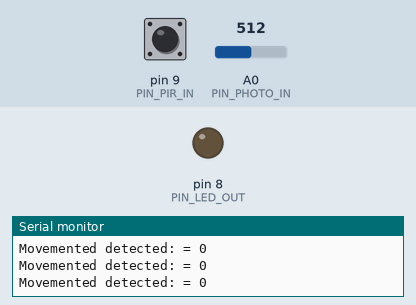
Simulated run of this sketch. Board: Arduino Uno, built with avr-gcc and run on an emulated ATmega328P. On the bench: output pins drawn as LEDs (lit = HIGH), the last lines printed to the serial monitor. Inputs (shaded band) come from the test bench; at power-on: pin 9 (PIN_PIR_IN) LOW, A0 (PIN_PHOTO_IN) = 512.

Above: at 1.2 s.
1.3 s: pin 9 (PIN_PIR_IN) driven HIGH
2.9 s: A0 (PIN_PHOTO_IN) set to 905
4.4 s: A0 (PIN_PHOTO_IN) set to 938
At 5.5 s:
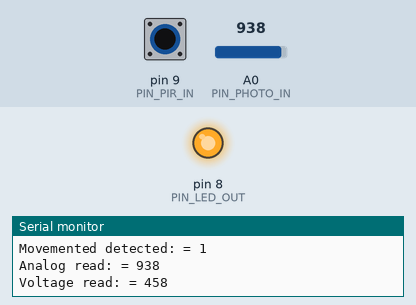
6.0 s: A0 (PIN_PHOTO_IN) set to 900
At 6.6 s:
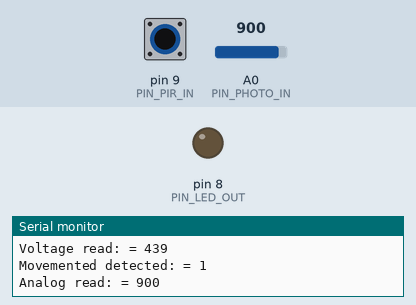
9.0 s: pin 9 (PIN_PIR_IN) driven LOW
12.0 s: pin 9 (PIN_PIR_IN) pulsed HIGH 2 times (0.12 s each, 0.3 s apart)
Timing chart, 0 to 15.0 s (numbered marks = the images above; inputs shaded):
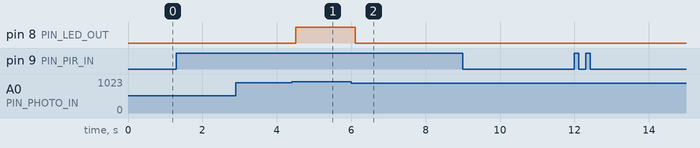

Measured:
- the behaviour switches between 922 and 923 on A0 (PIN_PHOTO_IN) (found by bisection; images 0 and 1)
- after the input at 4.4 s, pin 8 (PIN_LED_OUT): LOW → HIGH after 0.11 s
- after the input at 6.0 s, pin 8 (PIN_LED_OUT): HIGH → LOW after 0.10 s

The sketch:

welcome-light-up.ino
```cpp
// This program requires manual adjustment of the time delay for the movement sensor HC-SR501.
// The diode will light up as long as the sensor outputs HIGH one and the voltage drop on the
// photoresistor indicates that it is dark in the room.

#define PIN_LED_OUT 8
#define PIN_PIR_IN 9
#define PIN_PHOTO_IN A0

const int LIGHT_UP_PERIOD_MS = 5000;

void setup() {
  Serial.begin(9600);
  pinMode(PIN_LED_OUT, OUTPUT);
  pinMode(PIN_PIR_IN, INPUT);
  digitalWrite(PIN_LED_OUT, LOW);
}

bool is_dark() {
  int photo_analog_read = analogRead(PIN_PHOTO_IN);
  int photo_voltage_read = map(photo_analog_read, 0, 1023, 0, 500);
  Serial.print("Analog read: = ");
  Serial.print(photo_analog_read);
  Serial.print("\n");
  Serial.print("Voltage read: = ");
  Serial.print(photo_voltage_read);
  Serial.print("\n");
  return photo_voltage_read > 450;
}

bool is_movement_detected() {
  byte pir_read = digitalRead(PIN_PIR_IN);
  Serial.print("Movemented detected: = ");
  Serial.print(pir_read);
  Serial.print("\n");
  return pir_read == 1;
}

void turn_light(bool on) {
  if (on) {
    digitalWrite(PIN_LED_OUT, HIGH);
  } else {
    digitalWrite(PIN_LED_OUT, LOW);
  }
}

void loop() {
  while (is_movement_detected() && is_dark()) {
    turn_light(true);
  }
  turn_light(false);

}
```
